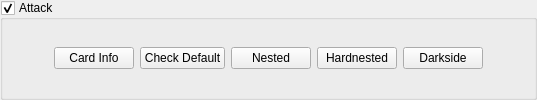
           <widget class="QGroupBox" name="MF_attackGroupBox">
            <property name="title">
             <string>Attack</string>
            </property>
            <property name="checkable">
             <bool>true</bool>
            </property>
            <layout class="QHBoxLayout" name="horizontalLayout_5">
             <property name="topMargin">
              <number>5</number>
             </property>
             <property name="bottomMargin">
              <number>5</number>
             </property>
             <item>
              <spacer name="horizontalSpacer">
               <property name="orientation">
                <enum>Qt::Horizontal</enum>
               </property>
               <property name="sizeHint" stdset="0">
                <size>
                 <width>40</width>
                 <height>20</height>
                </size>
               </property>
              </spacer>
             </item>
             <item>
              <widget class="QPushButton" name="MF_Attack_infoButton">
               <property name="minimumSize">
                <size>
                 <width>40</width>
                 <height>0</height>
                </size>
               </property>
               <property name="text">
                <string>Card Info</string>
               </property>
              </widget>
             </item>
             <item>
              <widget class="QPushButton" name="MF_Attack_chkButton">
               <property name="sizePolicy">
                <sizepolicy hsizetype="Minimum" vsizetype="Fixed">
                 <horstretch>0</horstretch>
                 <verstretch>0</verstretch>
                </sizepolicy>
               </property>
               <property name="text">
                <string>Check Default</string>
               </property>
              </widget>
             </item>
             <item>
              <widget class="QPushButton" name="MF_Attack_nestedButton">
               <property name="minimumSize">
                <size>
                 <width>40</width>
                 <height>0</height>
                </size>
               </property>
               <property name="text">
                <string>Nested</string>
               </property>
              </widget>
             </item>
             <item>
              <widget class="QPushButton" name="MF_Attack_hardnestedButton">
               <property name="minimumSize">
                <size>
                 <width>40</width>
                 <height>0</height>
                </size>
               </property>
               <property name="text">
                <string>Hardnested</string>
               </property>
              </widget>
             </item>
             <item>
              <widget class="QPushButton" name="MF_Attack_darksideButton">
               <property name="minimumSize">
                <size>
                 <width>40</width>
                 <height>0</height>
                </size>
               </property>
               <property name="text">
                <string>Darkside</string>
               </property>
              </widget>
             </item>
             <item>
              <spacer name="horizontalSpacer_2">
               <property name="orientation">
                <enum>Qt::Horizontal</enum>
               </property>
               <property name="sizeHint" stdset="0">
                <size>
                 <width>40</width>
                 <height>20</height>
                </size>
               </property>
              </spacer>
             </item>
            </layout>
           </widget>
